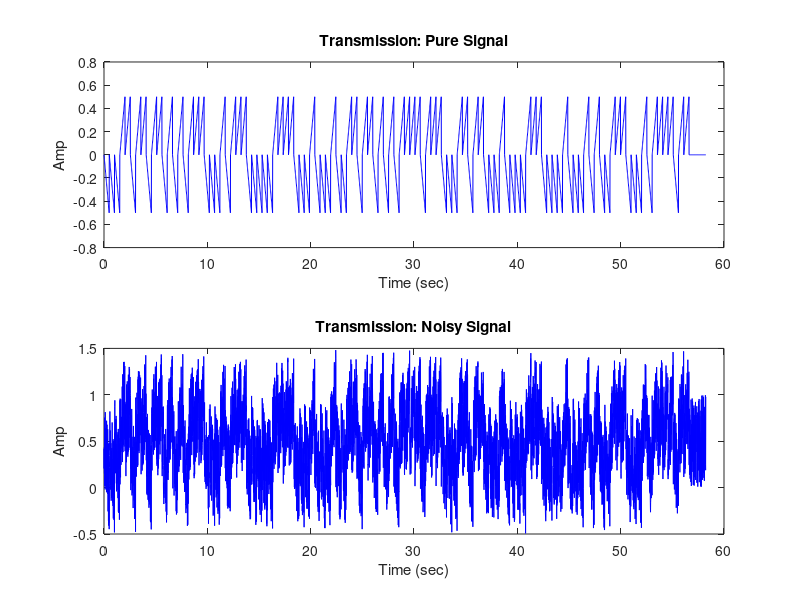
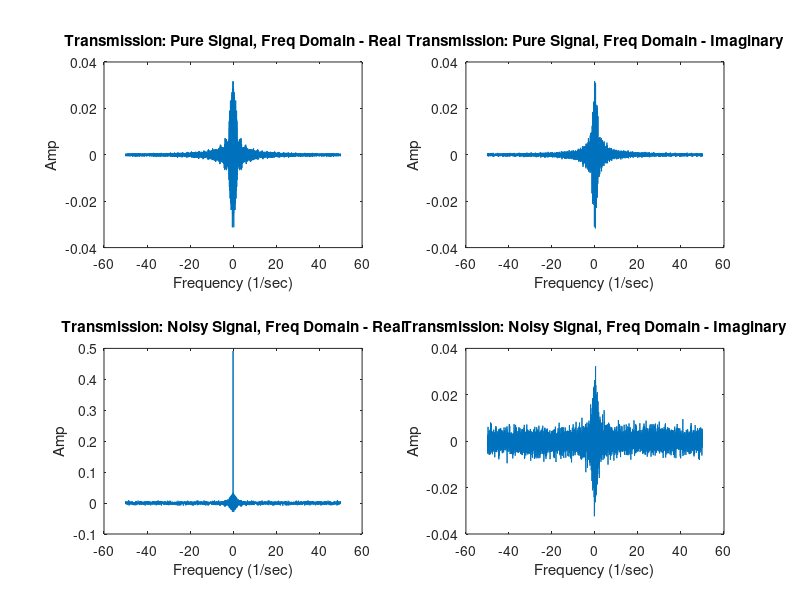

MATLAB code for these plots, in order:
%   Benjamin Hoertnagl-Pereira
%   bhoertn1@jhu.edu
%   
%   Signals and Systems
%   Project 2
%       Part 3

function [ x ] = transmitter(  )
%transmitter Converts the input message into a digital signal with noise
%   Detailed explanation goes here

Fs = 100;

% message, "i love signals"
msg = [0 1 1 0 1 0 0 1 0 0 1 0 0 0 0 0 0 1 1 0 1 1 0 0 0 1 1 0 1 1 1 1 0 1 1 1 0 1 1 0 0 1 1 0 0 1 0 1 0 0 1 0 0 0 0 0 0 1 1 1 0 0 1 1 0 1 1 0 1 0 0 1 0 1 1 0 0 1 1 1 0 1 1 0 1 1 1 0 0 1 1 0 0 0 0 1 0 1 1 0 1 1 0 0 0 1 1 1 0 0 1 1]; 
logic = 0:1/Fs:0.5;
len = length(msg) * (length(logic) + 1);



i = 1;
pos = 1;
x = zeros(1, len);


while i < length(msg) 
    if (msg(i) == 0)
        logic = -1 .* logic;
    end
    
    x(pos:pos+length(logic)-1) = logic;
    pos = pos + length(logic);
    i = i + 1;
end




%add random noise to signal
random = rand(1, length(x));
y = x + random;


%plot transmitted pure vs noisy, time domain
t = linspace(0, length(x) / Fs , length(x));
figure;
subplot(2,1,1)
plot(t, x, '-b')
title('Transmission: Pure Signal') 
xlabel('Time (sec)')
ylabel('Amp')

subplot(2,1,2)
plot(t, y, '-b')
title('Transmission: Noisy Signal') 
xlabel('Time (sec)')
ylabel('Amp')


%plot transmitted pure vs noisy, freq domain
x_fft = fft(x);
x_fft = fftshift(x_fft);
x_fft = x_fft / length(x_fft);
fx = linspace(-Fs/2, Fs/2, length(x_fft));

y_fft = fft(y);
y_fft = fftshift(y_fft);
y_fft = y_fft / length(y_fft);
fy = linspace(-Fs/2, Fs/2, length(y_fft));

figure;
subplot(2,2,1)
plot(fx,real(x_fft))
title('Transmission: Pure Signal, Freq Domain - Real')
xlabel('Frequency (1/sec)')
ylabel('Amp')

subplot(2,2,2)
plot(fx,imag(x_fft))
title('Transmission: Pure Signal, Freq Domain - Imaginary')
xlabel('Frequency (1/sec)')
ylabel('Amp')

subplot(2,2,3)
plot(fy,real(y_fft))
title('Transmission: Noisy Signal, Freq Domain - Real')
xlabel('Frequency (1/sec)')
ylabel('Amp')

subplot(2,2,4)
plot(fy,imag(y_fft))
title('Transmission: Noisy Signal, Freq Domain - Imaginary')
xlabel('Frequency (1/sec)')
ylabel('Amp')
end
